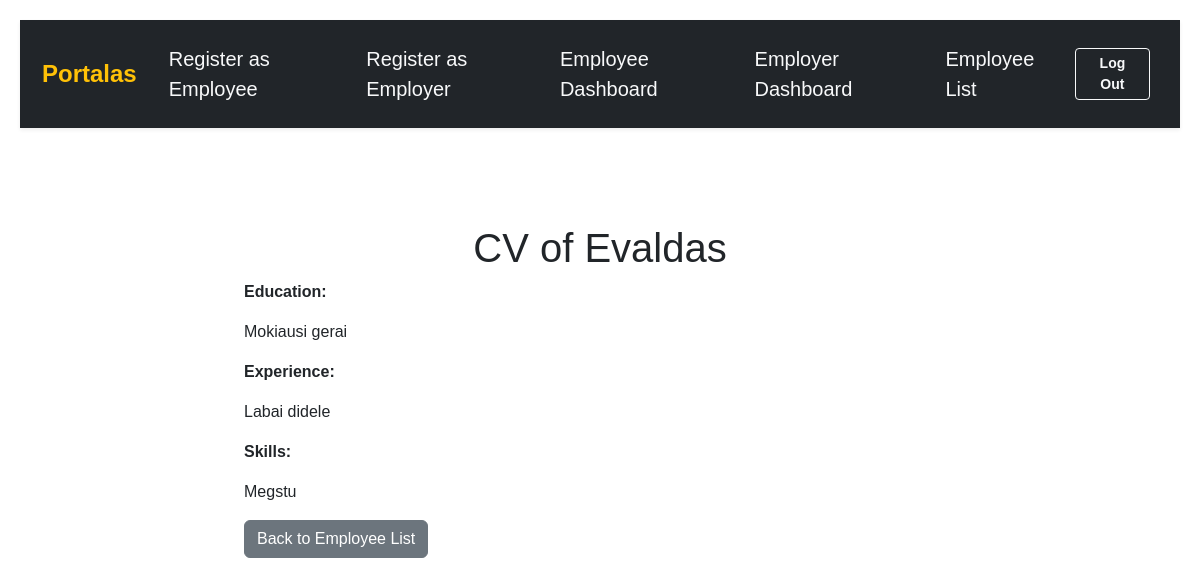
Page /employer/cv/1/ (signed in) on the earlier database version.
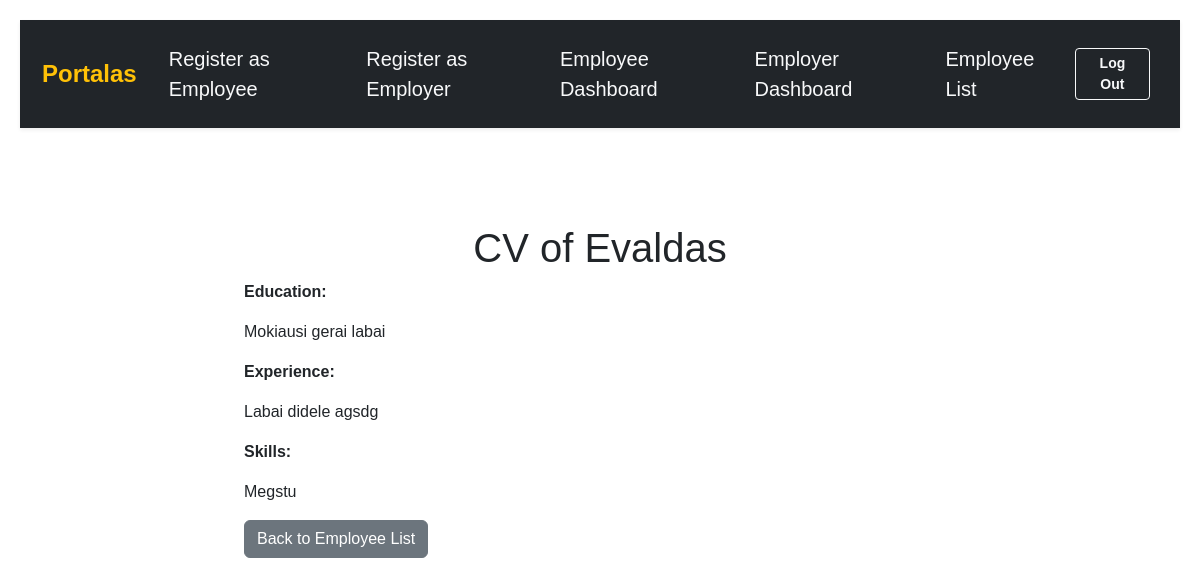
Same page on the later database version.
### employee/models.py (models this page shows, shortened)
class CV(models.Model):
    employee = models.OneToOneField(Employee, on_delete=models.CASCADE)  # Ensures one CV per employee
    education = models.TextField()
    experience = models.TextField()
    skills = models.TextField()
    created_at = models.DateTimeField(auto_now_add=True)

class Employee(models.Model):
    user = models.OneToOneField(User, on_delete=models.CASCADE)  # Link to User
    employee_name = models.CharField(max_length=255)
    employee_surname = models.CharField(max_length=255, blank=True, null=True,default="Unknown")  # New field
    email = models.EmailField()
    citizenship = models.CharField(max_length=100, blank=True, null=True, default="Unknown")  # New field
    national_id = models.IntegerField( blank=True, null=True, unique=True)
    receive_special_offers = models.BooleanField(default=False,)  # New field
    phone_number = models.CharField(max_length=20, blank=True, null=True, default="Unknown")  # New field

### employer/views.py (the view)
# urls.py: path('cv/<int:cv_id>/', views.view_cv, name='view_cv'),
@login_required
def view_cv(request, cv_id):
    cv = get_object_or_404(CV, id=cv_id)
    return render(request, "employer/cv_detail.html", {"cv": cv})

### employer/templates/employer/cv_detail.html
{% extends 'base.html' %}
{% block content %}
<div class="container mt-5">
    <h1>CV of {{ cv.employee.employee_name }}</h1>
    <p><strong>Education:</strong></p>
    <p>{{ cv.education }}</p>
    <p><strong>Experience:</strong></p>
    <p>{{ cv.experience }}</p>
    <p><strong>Skills:</strong></p>
    <p>{{ cv.skills }}</p>
    <a href="{% url 'employer:employer_dashboard' %}" class="btn btn-secondary">Back to Employee List</a>
</div>
{% endblock %}

Differences in the rows shown:
changed CV "Megstu": education "Mokiausi gerai" → "Mokiausi gerai labai"; experience "Labai didele" → "Labai didele agsdg"
